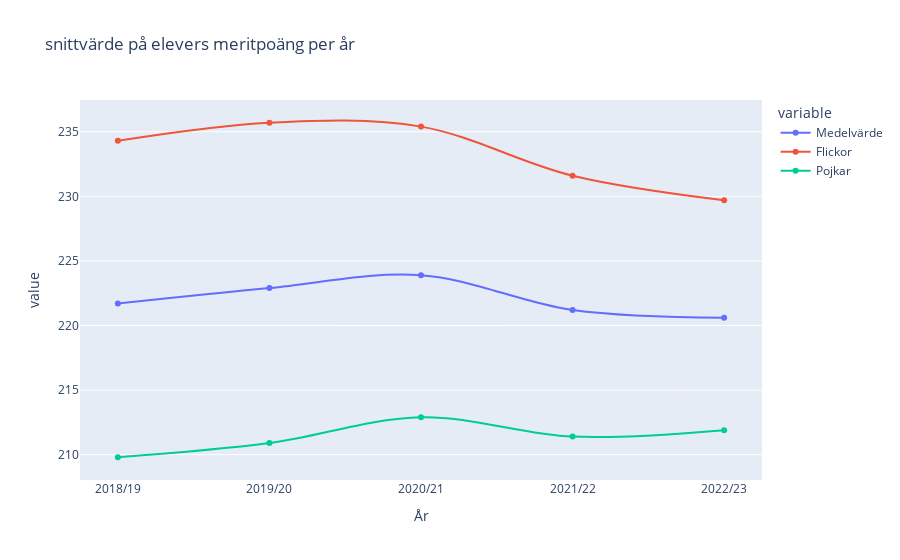

The code cell stored with this chart in its notebook:
### Code cell
df_table1b_second = df_table1b_second.rename(columns={"Unnamed: 0": "År", "Totalt": "Medelvärde", "Flickor": "Flickor", "pojkar": "Pojkar"})

fig = px.line(df_table1b_second, y=["Medelvärde", "Flickor", "Pojkar"], x="År", title="snittvärde på elevers meritpoäng per år", markers=True, line_shape="spline")

fig.update_layout(xaxis=dict(showgrid=False), yaxis=dict(showgrid=True))

fig.show()
fig.write_html("Visualisering/plot_1b_")

### Figure 1 — Plotly figure (JSON) as saved in the notebook; plotly's stock layout.template omitted (floating-point values rounded to 4 significant figures)
{"data": [{"hovertemplate": "variable=Medelvärde<br>År=%{x}<br>value=%{y}<extra></extra>", "legendgroup": "Medelvärde", "line": {"color": "#636efa", "dash": "solid", "shape": "spline"}, "marker": {"symbol": "circle"}, "mode": "lines+markers", "name": "Medelvärde", "orientation": "v", "showlegend": true, "type": "scatter", "x": ["2018/19", "2019/20", "2020/21", "2021/22", "2022/23"], "xaxis": "x", "y": [221.7, 222.9, 223.9, 221.2, 220.6], "yaxis": "y"}, {"hovertemplate": "variable=Flickor<br>År=%{x}<br>value=%{y}<extra></extra>", "legendgroup": "Flickor", "line": {"color": "#EF553B", "dash": "solid", "shape": "spline"}, "marker": {"symbol": "circle"}, "mode": "lines+markers", "name": "Flickor", "orientation": "v", "showlegend": true, "type": "scatter", "x": ["2018/19", "2019/20", "2020/21", "2021/22", "2022/23"], "xaxis": "x", "y": [234.3, 235.7, 235.4, 231.6, 229.7], "yaxis": "y"}, {"hovertemplate": "variable=Pojkar<br>År=%{x}<br>value=%{y}<extra></extra>", "legendgroup": "Pojkar", "line": {"color": "#00cc96", "dash": "solid", "shape": "spline"}, "marker": {"symbol": "circle"}, "mode": "lines+markers", "name": "Pojkar", "orientation": "v", "showlegend": true, "type": "scatter", "x": ["2018/19", "2019/20", "2020/21", "2021/22", "2022/23"], "xaxis": "x", "y": [209.8, 210.9, 212.9, 211.4, 211.9], "yaxis": "y"}], "layout": {"legend": {"title": {"text": "variable"}, "tracegroupgap": 0}, "title": {"text": "snittvärde på elevers meritpoäng per år"}, "xaxis": {"anchor": "y", "domain": [0, 1], "showgrid": false, "title": {"text": "År"}}, "yaxis": {"anchor": "x", "domain": [0, 1], "showgrid": true, "title": {"text": "value"}}}}
